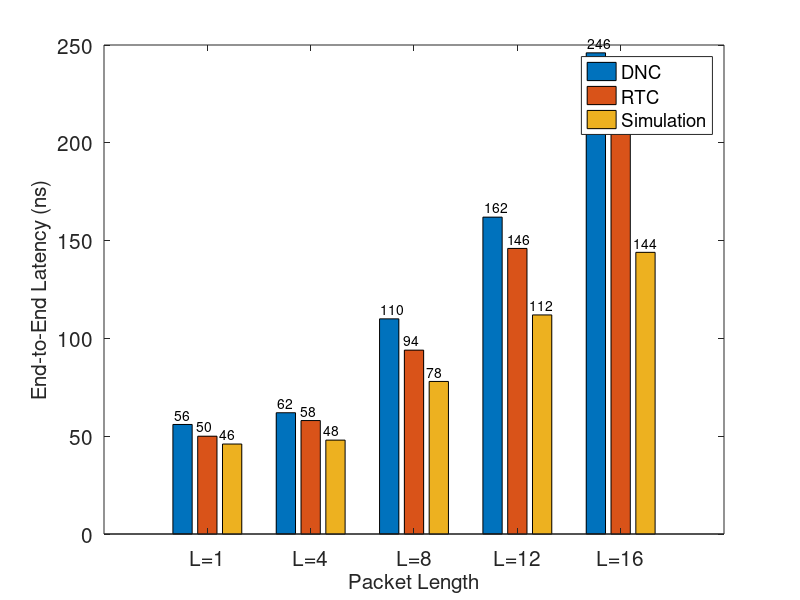

Source code (MATLAB):
data=[56 50 46;62 58 48;110 94 78;162 146 112;246 214 144]
handle=bar(data)
set(gca,'xTickLabel',{'L=1','L=4','L=8','L=12','L=16'},'FontSize',15)
xlabel('Packet Length','FontSize',15)
ylabel('End-to-End Latency (ns)','FontSize',15)
legend('DNC','RTC','Simulation')

ncy=get(handle(1),'YData')
ncx=get(handle(1),'XData')
rtcy=get(handle(2),'YData')
rtcx=get(handle(2),'XData')
simy=get(handle(3),'YData')
simx=get(handle(3),'XData')

ydist=5;

xdist=-0.32;
text(ncx(1)+xdist,ncy(1)+ydist,num2str(ncy(1)));
text(ncx(2)+xdist,ncy(2)+ydist,num2str(ncy(2)));
text(ncx(3)+xdist,ncy(3)+ydist,num2str(ncy(3)));
text(ncx(4)+xdist,ncy(4)+ydist,num2str(ncy(4)));
text(ncx(5)+xdist,ncy(5)+ydist,num2str(ncy(5)));

xdist=-0.1;
text(rtcx(1)+xdist,rtcy(1)+ydist,num2str(rtcy(1)));
text(rtcx(2)+xdist,rtcy(2)+ydist,num2str(rtcy(2)));
text(rtcx(3)+xdist,rtcy(3)+ydist,num2str(rtcy(3)));
text(rtcx(4)+xdist,rtcy(4)+ydist,num2str(rtcy(4)));
text(rtcx(5)+xdist,rtcy(5)+ydist,num2str(rtcy(5)));

xdist=0.12;
text(simx(1)+xdist,simy(1)+ydist,num2str(simy(1)));
text(simx(2)+xdist,simy(2)+ydist,num2str(simy(2)));
text(simx(3)+xdist,simy(3)+ydist,num2str(simy(3)));
text(simx(4)+xdist,simy(4)+ydist,num2str(simy(4)));
text(simx(5)+xdist,simy(5)+ydist,num2str(simy(5)));